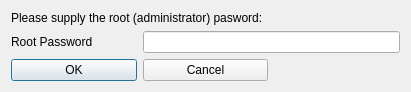
<?xml version="1.0" encoding="UTF-8"?>
<ui version="4.0">
 <class>RootPasswordDialog</class>
 <widget class="QDialog" name="RootPasswordDialog">
  <property name="geometry">
   <rect>
    <x>0</x>
    <y>0</y>
    <width>411</width>
    <height>87</height>
   </rect>
  </property>
  <property name="windowTitle">
   <string>Authentication Required</string>
  </property>
  <layout class="QGridLayout" name="gridLayout_2">
   <item row="0" column="1">
    <layout class="QGridLayout" name="gridLayout">
     <item row="1" column="0">
      <widget class="QLabel" name="rootPasswordLbl">
       <property name="text">
        <string>Root Password</string>
       </property>
      </widget>
     </item>
     <item row="2" column="0">
      <widget class="QPushButton" name="okBtn">
       <property name="text">
        <string>OK</string>
       </property>
      </widget>
     </item>
     <item row="2" column="1">
      <widget class="QPushButton" name="cancelBtn">
       <property name="text">
        <string>Cancel</string>
       </property>
      </widget>
     </item>
     <item row="1" column="1" colspan="2">
      <widget class="QLineEdit" name="passwordLineEdit">
       <property name="echoMode">
        <enum>QLineEdit::Password</enum>
       </property>
      </widget>
     </item>
     <item row="0" column="0" colspan="3">
      <widget class="QLabel" name="promptLbl">
       <property name="text">
        <string>Please supply the root (administrator) pasword:</string>
       </property>
      </widget>
     </item>
    </layout>
   </item>
  </layout>
 </widget>
 <tabstops>
  <tabstop>passwordLineEdit</tabstop>
  <tabstop>okBtn</tabstop>
  <tabstop>cancelBtn</tabstop>
 </tabstops>
 <resources/>
 <connections>
  <connection>
   <sender>okBtn</sender>
   <signal>clicked()</signal>
   <receiver>RootPasswordDialog</receiver>
   <slot>loginOK()</slot>
   <hints>
    <hint type="sourcelabel">
     <x>22</x>
     <y>92</y>
    </hint>
    <hint type="destinationlabel">
     <x>2</x>
     <y>92</y>
    </hint>
   </hints>
  </connection>
  <connection>
   <sender>cancelBtn</sender>
   <signal>clicked()</signal>
   <receiver>RootPasswordDialog</receiver>
   <slot>loginCancel()</slot>
   <hints>
    <hint type="sourcelabel">
     <x>191</x>
     <y>92</y>
    </hint>
    <hint type="destinationlabel">
     <x>410</x>
     <y>96</y>
    </hint>
   </hints>
  </connection>
 </connections>
 <slots>
  <slot>loginOK()</slot>
  <slot>loginCancel()</slot>
 </slots>
</ui>
